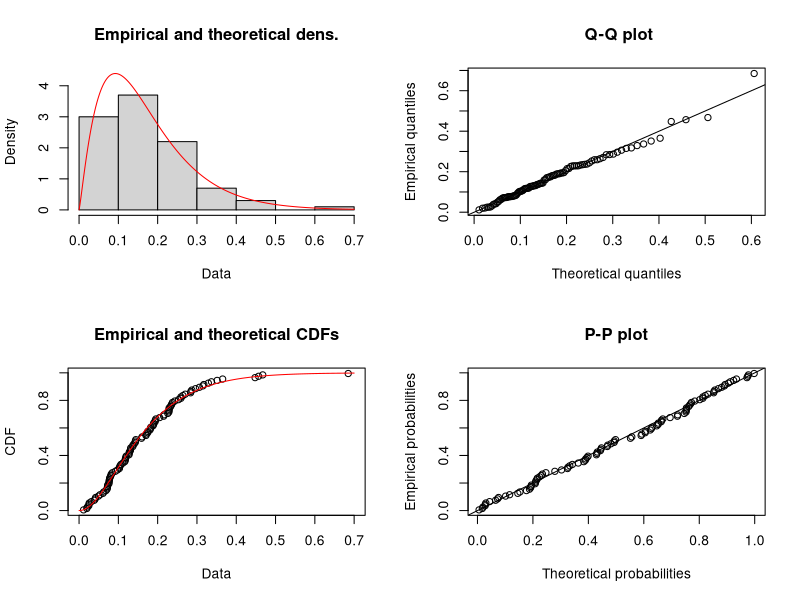

This chart was generated by the following R code:

set.seed(2017)
x <- rgamma(100,2,11) + rnorm(100,0,.01)

library(fitdistrplus)
fit.gamma <- fitdist(x, distr = "gamma", method = "mle")
summary(fit.gamma)

plot(fit.gamma)
